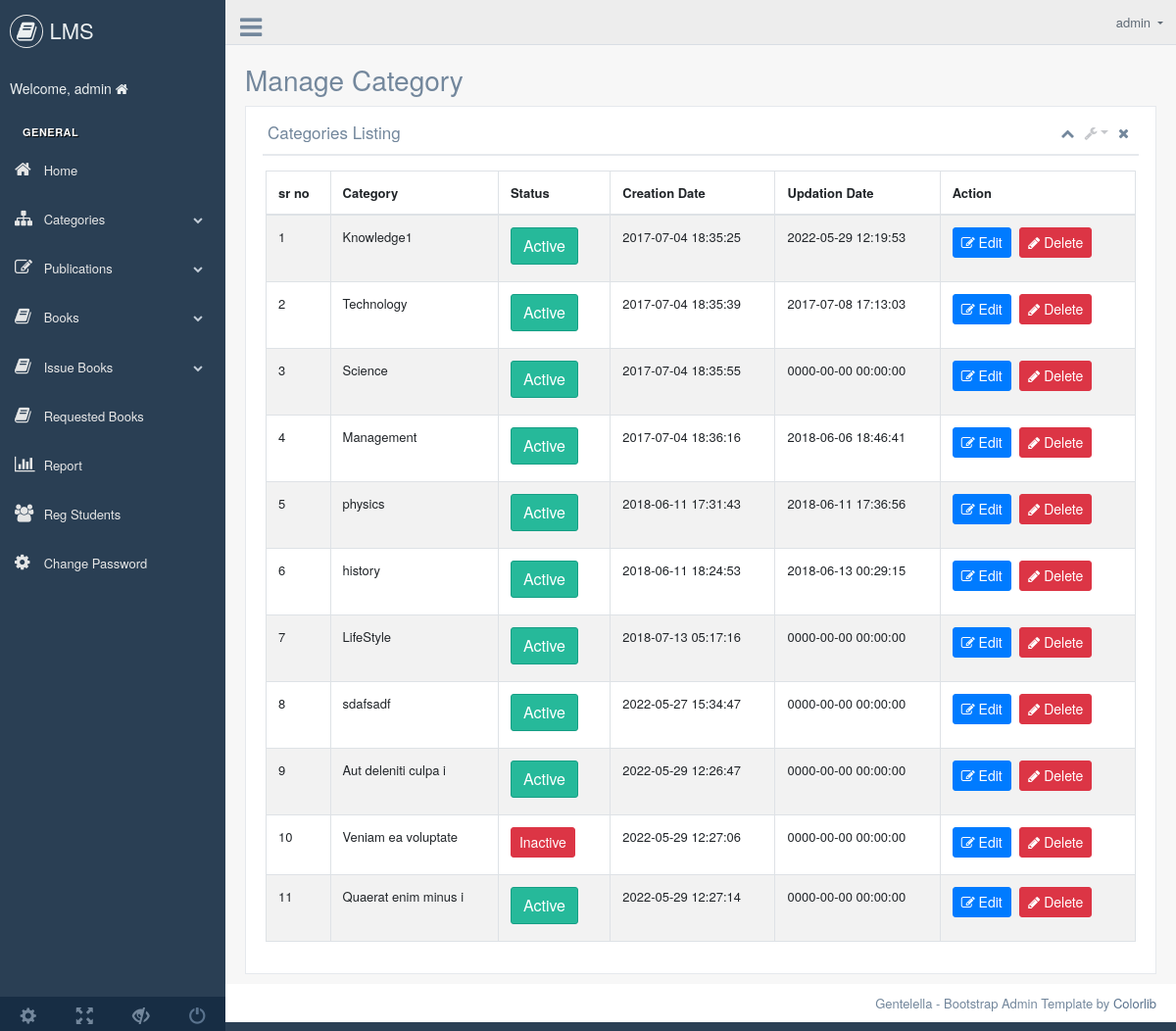
The app's page /admin/manage-categories.php (signed in) with its own data.
### tables this page shows
CREATE TABLE `tblcategory` (
  `id` int(11) NOT NULL,
  `CategoryName` varchar(150) DEFAULT NULL,
  `Status` int(1) DEFAULT NULL,
  `CreationDate` timestamp NULL DEFAULT CURRENT_TIMESTAMP,
  `UpdationDate` timestamp NOT NULL DEFAULT '0000-00-00 00:00:00' ON UPDATE CURRENT_TIMESTAMP
);

### admin/manage-categories.php (the view, shortened to what this page needs)
<?php
if(strlen($_SESSION['alogin'])==0)
{
  header('location:index.php');
}
else{
  ?>
  <!DOCTYPE html>
  <html xmlns="http://www.w3.org/1999/xhtml">
  <head>
    <?php include('includes/header-styles.php');?>
  </head>
  <body class="nav-md">
    <div class="container body">
      <div class="main_container">
        <?php include('includes/header.php');
        include('bgwork.php');?>
        <div class="right_col" role="main">
          <div class="page-title">
            <div class="title_left">
              <h3>Manage Category</h3>
            </div>
          </div>
          <div class="clearfix"></div>
          <div class="row">
            <div class="col-md-12 col-sm-12 ">
              <div class="x_panel">
                <div class="x_title">
                  <h2>Categories Listing</h2>
                  <ul class="nav navbar-right panel_toolbox">
                    <li><a class="collapse-link"><i class="fa fa-chevron-up"></i></a>
                    </li>
                    <li class="dropdown">
                      <a href="#" class="dropdown-toggle" data-toggle="dropdown" role="button" aria-expanded="false"><i class="fa fa-wrench"></i></a>
                    </li>
                    <li><a class="close-link"><i class="fa fa-close"></i></a>
                    </li>
                  </ul>
                  <div class="clearfix"></div>
                </div>
                <div class="x_content">
                  <div class="row">
                    <div class="col-sm-12">
                      <div class="card-box table-responsive">
                        <table id="datatable" class="table table-striped table-bordered" style="width:100%">
                          <thead>
                            <tr>
                              <th>sr no</th>
                              <th>Category</th>
                              <th>Status</th>
                              <th>Creation Date</th>
                              <th>Updation Date</th>
                              <th>Action</th>
                            </tr>
                          </thead>
                          <tbody>
                            <?php $sql = "SELECT * from  tblcategory";
                            $query = $dbh -> prepare($sql);
                            $query->execute();
                            $results=$query->fetchAll(PDO::FETCH_OBJ);
                            $cnt=1;
                            if($query->rowCount() > 0)
                            {
                              foreach($results as $result)
                                {               ?>
                                  <tr class="odd gradeX">
                                    <td class="center"><?php echo htmlentities($cnt);?></td>
                                    <td class="center"><?php echo htmlentities($result->CategoryName);?></td>
                                    <td class="center"><?php if($result->Status==1) {?>
                                      <a href="#" class="btn btn-success btn-xs">Active</a>
                                    <?php } else {?>
                                      <a href="#" class="btn btn-sm btn-danger btn-xs">Inactive</a>
                                      <?php } ?></td>
                                      <td class="center"><?php echo htmlentities($result->CreationDate);?></td>
                                      <td class="center"><?php echo htmlentities($result->UpdationDate);?></td>
                                      <td class="center">
                                        <a href="edit-category.php?catid=<?php echo htmlentities($result->id);?>"><button class="btn btn-sm btn-primary"><i class="fa fa-edit "></i> Edit</button>
                                          <a href="manage-categories.php?del=<?php echo htmlentities($result->id);?>" onclick="return confirm('Are you sure you want to delete?');"" >  <button class="btn btn-sm btn-danger"><i class="fa fa-pencil"></i> Delete</button>
                                          </td>
                                        </tr>
                                        <?php $cnt=$cnt+1;}} ?>
                                      </tbody>
                                    </table>
                                  </div>
                                </div>
                              </div>
                            </div>
                          </div>
                        </div>
                      </div>
                    </div>
                  </div>
                  <footer>
                    <div class="pull-right">
                      Gentelella - Bootstrap Admin Template by <a href="https://colorlib.com">Colorlib</a>
                    </div>
                    <div class="clearfix"></div>
                  </footer>
                </div>
              </body>
              </html>
              <?php } ?>

### records on screen
tblcategory: CategoryName "Knowledge1", Status "Active", CreationDate "2017-07-04 18:35:25", UpdationDate "2022-05-29 12:19:53"
tblcategory: CategoryName "Technology", Status "Active", CreationDate "2017-07-04 18:35:39", UpdationDate "2017-07-08 17:13:03"
tblcategory: CategoryName "Science", Status "Active", CreationDate "2017-07-04 18:35:55", UpdationDate "0000-00-00 00:00:00"
tblcategory: CategoryName "Management", Status "Active", CreationDate "2017-07-04 18:36:16", UpdationDate "2018-06-06 18:46:41"
tblcategory: CategoryName "physics", Status "Active", CreationDate "2018-06-11 17:31:43", UpdationDate "2018-06-11 17:36:56"
tblcategory: CategoryName "history", Status "Active", CreationDate "2018-06-11 18:24:53", UpdationDate "2018-06-13 00:29:15"
tblcategory: CategoryName "LifeStyle", Status "Active", CreationDate "2018-07-13 05:17:16", UpdationDate "0000-00-00 00:00:00"
tblcategory: CategoryName "sdafsadf", Status "Active", CreationDate "2022-05-27 15:34:47", UpdationDate "0000-00-00 00:00:00"
tblcategory: CategoryName "Aut deleniti culpa i", Status "Active", CreationDate "2022-05-29 12:26:47", UpdationDate "0000-00-00 00:00:00"
tblcategory: CategoryName "Veniam ea voluptate", Status "Inactive", CreationDate "2022-05-29 12:27:06", UpdationDate "0000-00-00 00:00:00"
tblcategory: CategoryName "Quaerat enim minus i", Status "Active", CreationDate "2022-05-29 12:27:14", UpdationDate "0000-00-00 00:00:00"

### other values on screen
$_SESSION['alogin'] "admin"
